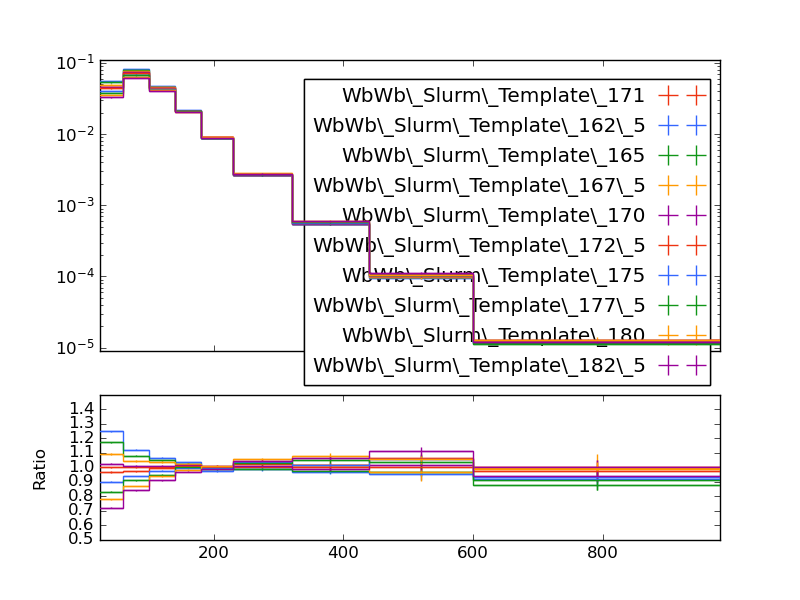

Here is the Python script that generated this plot:
#! /usr/bin/env python

# This Python script was auto-generated using YODA v2.0.1.
# Analysis object: /WbWb_singlelepton/pT_bjet1
# Timestamp: 12-01-2026 (12:51:18)

import matplotlib as mpl
import matplotlib.pyplot as plt
mpl.use('Agg') # comment out for interactive use
import os
import numpy as np

plotDir = os.path.split(os.path.realpath(__file__))[0]
if 'YODA_USER_PLOT_PATH' in globals():
    plot_outdir = globals()['YODA_USER_PLOT_PATH']
else:
    plot_outdir = plotDir

#plot style
plt.style.use(os.path.join(plotDir, '../default.mplstyle'))

plt.rcParams['text.usetex'] = False
plt.style.use(['classic'])
plt.rc('font', family='DejaVu Sans')
# plot metadata
figW, figH = plt.rcParams['figure.figsize']
ax_xLabel = r''
ax_yLabel = r''
ax_title  = r''
ax_xScale = 'linear'
ax_yScale = 'log'
xLims = (25.0, 980.0)
yLims = (9e-06, 0.11000000000000001)

# TeX-friendly labels for the legend
labels = {
    'legend' : ([ r"WbWb\_Slurm\_Template\_171", r"WbWb\_Slurm\_Template\_162\_5", r"WbWb\_Slurm\_Template\_165", r"WbWb\_Slurm\_Template\_167\_5", r"WbWb\_Slurm\_Template\_170", r"WbWb\_Slurm\_Template\_172\_5", r"WbWb\_Slurm\_Template\_175", r"WbWb\_Slurm\_Template\_177\_5", r"WbWb\_Slurm\_Template\_180", r"WbWb\_Slurm\_Template\_182\_5" ], r""),
}

# Adjust canvas width and height
canvasW = 10.0
canvasH = 9.0
figW *= canvasW/10.
figH *= canvasH/9.

# Create figure and axis objects
fig, (ax, ratio0_ax) = plt.subplots(2, 1, sharex=True,
                  figsize=(figW,figH), gridspec_kw={'height_ratios': (6.0, 3.0)})

# Set figure margins
plt.subplots_adjust(
    left   = 1.0 * plt.rcParams['figure.subplot.left'],
    right  = 1.0 * plt.rcParams['figure.subplot.right'],
    top    = 1.0 * plt.rcParams['figure.subplot.top'],
    bottom = 1.0 * plt.rcParams['figure.subplot.bottom'])

ratio0_ax.yaxis.set_major_locator(mpl.ticker.MultipleLocator(0.1))
ratio0_ax.set_ylim(0.5, 1.4999)
ratio0_ax.set_ylabel('Ratio')

# the numerical data is stored in a separate file
dataf = dict()
prefix = os.path.split(__file__)[0]
if prefix:    prefix = prefix + '/'
exec(open(prefix+'pT_bjet1__data.py').read(), dataf)


legend_handles = dict() # keep track of handles for the legend

# style options for curves
# starts at zorder>=5 to draw curve on top of legend
styles = {
  'WbWb_LO_PS_Had_171/Analysis/WbWb_Slurm_Template_171.yoda.gz': {
    'color' : '#EE3311',
    'linestyle' : '-',
    'linewidth' : 1,
    'marker' : 'none',
    'markersize' : 2,
    'capsize' : 0.0,
    'zorder' : 5,
    'histstyle' : 1,
    'drawstyle' : 'steps-pre',
    'xerrorbars' : 1,
    'yerrorbars' : 1,
    'fillcolor' : None,
    'fillopacity' : 1.0,
    'ratio0_linestyle' : '-',
    'ratio0_linewidth' : 1,
    'ratio0_marker' : 'none',
    'ratio0_markersize' : 2,
    'ratio0_capsize' : 0.0,
    'ratio0_zorder' : 5,
    'ratio0_histstyle' : 1,
    'ratio0_drawstyle' : 'steps-pre',
    'ratio0_xerrorbars' : 1,
    'ratio0_yerrorbars' : 1,
  },
  'WbWb_LO_PS_Had_162/Analysis/WbWb_Slurm_Template_162_5.yoda.gz': {
    'color' : '#3366FF',
    'linestyle' : '-',
    'linewidth' : 1,
    'marker' : 'none',
    'markersize' : 2,
    'capsize' : 0.0,
    'zorder' : 6,
    'histstyle' : 1,
    'drawstyle' : 'steps-pre',
    'xerrorbars' : 1,
    'yerrorbars' : 1,
    'fillcolor' : None,
    'fillopacity' : 1.0,
    'ratio0_linestyle' : '-',
    'ratio0_linewidth' : 1,
    'ratio0_marker' : 'none',
    'ratio0_markersize' : 2,
    'ratio0_capsize' : 0.0,
    'ratio0_zorder' : 6,
    'ratio0_histstyle' : 1,
    'ratio0_drawstyle' : 'steps-pre',
    'ratio0_xerrorbars' : 1,
    'ratio0_yerrorbars' : 1,
  },
  'WbWb_LO_PS_Had_165/Analysis/WbWb_Slurm_Template_165.yoda.gz': {
    'color' : '#109618',
    'linestyle' : '-',
    'linewidth' : 1,
    'marker' : 'none',
    'markersize' : 2,
    'capsize' : 0.0,
    'zorder' : 7,
    'histstyle' : 1,
    'drawstyle' : 'steps-pre',
    'xerrorbars' : 1,
    'yerrorbars' : 1,
    'fillcolor' : None,
    'fillopacity' : 1.0,
    'ratio0_linestyle' : '-',
    'ratio0_linewidth' : 1,
    'ratio0_marker' : 'none',
    'ratio0_markersize' : 2,
    'ratio0_capsize' : 0.0,
    'ratio0_zorder' : 7,
    'ratio0_histstyle' : 1,
    'ratio0_drawstyle' : 'steps-pre',
    'ratio0_xerrorbars' : 1,
    'ratio0_yerrorbars' : 1,
  },
  'WbWb_LO_PS_Had_167/Analysis/WbWb_Slurm_Template_167_5.yoda.gz': {
    'color' : '#FF9900',
    'linestyle' : '-',
    'linewidth' : 1,
    'marker' : 'none',
    'markersize' : 2,
    'capsize' : 0.0,
    'zorder' : 8,
    'histstyle' : 1,
    'drawstyle' : 'steps-pre',
    'xerrorbars' : 1,
    'yerrorbars' : 1,
    'fillcolor' : None,
    'fillopacity' : 1.0,
    'ratio0_linestyle' : '-',
    'ratio0_linewidth' : 1,
    'ratio0_marker' : 'none',
    'ratio0_markersize' : 2,
    'ratio0_capsize' : 0.0,
    'ratio0_zorder' : 8,
    'ratio0_histstyle' : 1,
    'ratio0_drawstyle' : 'steps-pre',
    'ratio0_xerrorbars' : 1,
    'ratio0_yerrorbars' : 1,
  },
  'WbWb_LO_PS_Had_170/Analysis/WbWb_Slurm_Template_170.yoda.gz': {
    'color' : '#990099',
    'linestyle' : '-',
    'linewidth' : 1,
    'marker' : 'none',
    'markersize' : 2,
    'capsize' : 0.0,
    'zorder' : 9,
    'histstyle' : 1,
    'drawstyle' : 'steps-pre',
    'xerrorbars' : 1,
    'yerrorbars' : 1,
    'fillcolor' : None,
    'fillopacity' : 1.0,
    'ratio0_linestyle' : '-',
    'ratio0_linewidth' : 1,
    'ratio0_marker' : 'none',
    'ratio0_markersize' : 2,
    'ratio0_capsize' : 0.0,
    'ratio0_zorder' : 9,
    'ratio0_histstyle' : 1,
    'ratio0_drawstyle' : 'steps-pre',
    'ratio0_xerrorbars' : 1,
    'ratio0_yerrorbars' : 1,
  },
  'WbWb_LO_PS_Had_172/Analysis/WbWb_Slurm_Template_172_5.yoda.gz': {
    'color' : '#EE3311',
    'linestyle' : '-',
    'linewidth' : 1,
    'marker' : 'none',
    'markersize' : 2,
    'capsize' : 0.0,
    'zorder' : 10,
    'histstyle' : 1,
    'drawstyle' : 'steps-pre',
    'xerrorbars' : 1,
    'yerrorbars' : 1,
    'fillcolor' : None,
    'fillopacity' : 1.0,
    'ratio0_linestyle' : '-',
    'ratio0_linewidth' : 1,
    'ratio0_marker' : 'none',
    'ratio0_markersize' : 2,
    'ratio0_capsize' : 0.0,
    'ratio0_zorder' : 10,
    'ratio0_histstyle' : 1,
    'ratio0_drawstyle' : 'steps-pre',
    'ratio0_xerrorbars' : 1,
    'ratio0_yerrorbars' : 1,
  },
  'WbWb_LO_PS_Had_175/Analysis/WbWb_Slurm_Template_175.yoda.gz': {
    'color' : '#3366FF',
    'linestyle' : '-',
    'linewidth' : 1,
    'marker' : 'none',
    'markersize' : 2,
    'capsize' : 0.0,
    'zorder' : 11,
    'histstyle' : 1,
    'drawstyle' : 'steps-pre',
    'xerrorbars' : 1,
    'yerrorbars' : 1,
    'fillcolor' : None,
    'fillopacity' : 1.0,
    'ratio0_linestyle' : '-',
    'ratio0_linewidth' : 1,
    'ratio0_marker' : 'none',
    'ratio0_markersize' : 2,
    'ratio0_capsize' : 0.0,
    'ratio0_zorder' : 11,
    'ratio0_histstyle' : 1,
    'ratio0_drawstyle' : 'steps-pre',
    'ratio0_xerrorbars' : 1,
    'ratio0_yerrorbars' : 1,
  },
  'WbWb_LO_PS_Had_177/Analysis/WbWb_Slurm_Template_177_5.yoda.gz': {
    'color' : '#109618',
    'linestyle' : '-',
    'linewidth' : 1,
    'marker' : 'none',
    'markersize' : 2,
    'capsize' : 0.0,
    'zorder' : 12,
    'histstyle' : 1,
    'drawstyle' : 'steps-pre',
    'xerrorbars' : 1,
    'yerrorbars' : 1,
    'fillcolor' : None,
    'fillopacity' : 1.0,
    'ratio0_linestyle' : '-',
    'ratio0_linewidth' : 1,
    'ratio0_marker' : 'none',
    'ratio0_markersize' : 2,
    'ratio0_capsize' : 0.0,
    'ratio0_zorder' : 12,
    'ratio0_histstyle' : 1,
    'ratio0_drawstyle' : 'steps-pre',
    'ratio0_xerrorbars' : 1,
    'ratio0_yerrorbars' : 1,
  },
  'WbWb_LO_PS_Had_180/Analysis/WbWb_Slurm_Template_180.yoda.gz': {
    'color' : '#FF9900',
    'linestyle' : '-',
    'linewidth' : 1,
    'marker' : 'none',
    'markersize' : 2,
    'capsize' : 0.0,
    'zorder' : 13,
    'histstyle' : 1,
    'drawstyle' : 'steps-pre',
    'xerrorbars' : 1,
    'yerrorbars' : 1,
    'fillcolor' : None,
    'fillopacity' : 1.0,
    'ratio0_linestyle' : '-',
    'ratio0_linewidth' : 1,
    'ratio0_marker' : 'none',
    'ratio0_markersize' : 2,
    'ratio0_capsize' : 0.0,
    'ratio0_zorder' : 13,
    'ratio0_histstyle' : 1,
    'ratio0_drawstyle' : 'steps-pre',
    'ratio0_xerrorbars' : 1,
    'ratio0_yerrorbars' : 1,
  },
  'WbWb_LO_PS_Had_182/Analysis/WbWb_Slurm_Template_182_5.yoda.gz': {
    'color' : '#990099',
    'linestyle' : '-',
    'linewidth' : 1,
    'marker' : 'none',
    'markersize' : 2,
    'capsize' : 0.0,
    'zorder' : 14,
    'histstyle' : 1,
    'drawstyle' : 'steps-pre',
    'xerrorbars' : 1,
    'yerrorbars' : 1,
    'fillcolor' : None,
    'fillopacity' : 1.0,
    'ratio0_linestyle' : '-',
    'ratio0_linewidth' : 1,
    'ratio0_marker' : 'none',
    'ratio0_markersize' : 2,
    'ratio0_capsize' : 0.0,
    'ratio0_zorder' : 14,
    'ratio0_histstyle' : 1,
    'ratio0_drawstyle' : 'steps-pre',
    'ratio0_xerrorbars' : 1,
    'ratio0_yerrorbars' : 1,
  },
}

# curve from input yoda files in main panel
for label, yvals in dataf['yvals'].items():
    if all(np.isnan(v) for v in dataf['yvals'][label]):
        continue
    tmp = None
    if styles[label]['histstyle']: # draw as histogram
        xpos = dataf['xedges'][label] if styles[label]['drawstyle'] else dataf['xpoints'][label]
        ypos = np.insert(yvals, 0, yvals[0]) if styles[label]['drawstyle'] else yvals
        if styles[label]['fillcolor']: # fill area below curve
            ax.fill_between(xpos, ypos, step='pre',
                            color=styles[label]['fillcolor'],
                            alpha=styles[label]['fillopacity'])
        tmp, = ax.plot(xpos, ypos,
                       color=styles[label]['color'],
                       linestyle=styles[label]['linestyle'],
                       linewidth=styles[label]['linewidth'],
                       drawstyle=styles[label]['drawstyle'], solid_joinstyle='miter',
                       zorder=styles[label]['zorder'], label=label)
    tmp = ax.errorbar(dataf['xpoints'][label], yvals,
                      xerr=np.array(dataf['xerrs'][label])*styles[label]['xerrorbars'],
                      yerr=np.array(dataf['yerrs'][label])*styles[label]['yerrorbars'],
                      fmt=styles[label]['marker'], capsize=styles[label]['capsize'],
                      markersize=styles[label]['markersize'],
                      ecolor=styles[label]['color'],
                      color=styles[label]['color'], zorder=styles[label]['zorder'])
    tmp[-1][0].set_linestyle(styles[label]['linestyle'])
    tmp[-1][0].set_linewidth(styles[label]['linewidth'])
    if label in dataf['add_legend_handle']:  legend_handles[label] = tmp
    for varLabel in dataf['variation_yvals'].keys():
        if varLabel.startswith(label):
            tmp, = ax.plot(dataf['xedges'][label], dataf['variation_yvals'][varLabel],
                           color=styles[label]['color'],
                           linestyle=styles[label]['linestyle'],
                           linewidth=styles[label]['linewidth'],
                           drawstyle='steps-pre', solid_joinstyle='miter',
                           zorder=styles[label]['zorder'], alpha=0.5)


# plots on ratio panel
# curve from input yoda files in ratio panel
for label, yvals in dataf['ratio0_yvals'].items():
    if all(np.isnan(v) for v in yvals):
        continue
    if styles[label]['ratio0_histstyle']: # plot as histogram
        xpos = dataf['xedges']['WbWb_LO_PS_Had_171/Analysis/WbWb_Slurm_Template_171.yoda.gz'] if styles[label]['ratio0_drawstyle'] else dataf['xpoints']['WbWb_LO_PS_Had_171/Analysis/WbWb_Slurm_Template_171.yoda.gz']
        ypos = np.insert(yvals, 0, yvals[0]) if styles[label]['ratio0_drawstyle'] else yvals
        ratio0_ax.plot(xpos, ypos,
                       color=styles[label]['color'],
                       linewidth=styles[label]['linewidth'],
                       linestyle=styles[label]['ratio0_linestyle'],
                       drawstyle=styles[label]['ratio0_drawstyle'], zorder=styles[label]['zorder'],
                       solid_joinstyle='miter')
    tmp = ratio0_ax.errorbar(dataf['xpoints']['WbWb_LO_PS_Had_171/Analysis/WbWb_Slurm_Template_171.yoda.gz'], yvals,
                             xerr=np.array(dataf['ref_xerrs'])*styles[label]['ratio0_xerrorbars'],
                             yerr=np.array(dataf['ratio0_yerrs'][label])*styles[label]['ratio0_yerrorbars'],
                             fmt=styles[label]['ratio0_marker'], capsize=styles[label]['ratio0_capsize'],
                             markersize=styles[label]['ratio0_markersize'],
                             ecolor=styles[label]['color'],
                             color=styles[label]['color'])
    tmp[-1][0].set_linestyle(styles[label]['ratio0_linestyle'])
    tmp[-1][0].set_linewidth(styles[label]['ratio0_linewidth'])

    for varlabel in dataf['ratio0_variation_vals'].keys():
        if varlabel.startswith(label):
            ratio0_ax.plot(dataf['xedges']['WbWb_LO_PS_Had_171/Analysis/WbWb_Slurm_Template_171.yoda.gz'],
                            dataf['ratio0_variation_vals'][varlabel],
                            color=styles[label]['color'],
                            linestyle=styles[label]['linestyle'],
                            linewidth=styles[label]['linewidth'],
                            drawstyle='steps-pre', solid_joinstyle='miter',
                            zorder=1, alpha=0.5)

legend_items = list(legend_handles.values())
ax.add_artist(ax.legend(legend_items,
                        labels['legend'][0],
                        title=labels['legend'][1],
                        alignment='right',
                        loc='upper right',
                        bbox_to_anchor=(1.0, 0.97),markerfirst=False))

# set plot metadata as defined above
ratio0_ax.set_xlabel(ax_xLabel)
ratio0_ax.xaxis.set_label_coords(1., -0.15)
ax.set_ylabel(ax_yLabel, ha='right', va='top')
ax.yaxis.set_label_coords(-0.11, 1.0)
ax.set_title(ax_title, loc='left')
ax.set_xscale(ax_xScale)
ax.set_yscale(ax_yScale)
ax.set_xlim(xLims)
ax.set_ylim(yLims)

# tick formatting
plt.rcParams['xtick.top'] = True
plt.rcParams['ytick.right'] = True
ax.yaxis.set_major_locator(mpl.ticker.LogLocator(base=10.0, numticks=np.inf))
ax.yaxis.set_minor_locator(mpl.ticker.LogLocator(
                           base=10.0, subs=np.arange(0.1, 1, 0.1), numticks=np.inf))
fig.align_ylabels((ax, ratio0_ax))
plt.savefig(os.path.join(plot_outdir, 'pT_bjet1.pdf'), format='PDF')
plt.savefig(os.path.join(plot_outdir, 'pT_bjet1.png'), format='PNG')

plt.close(fig)
